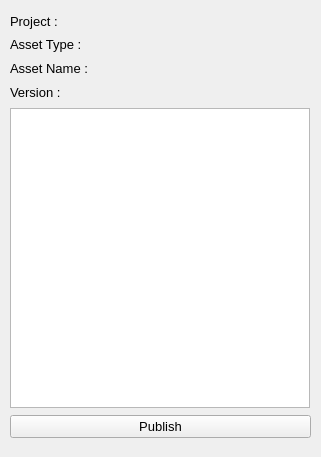
<?xml version="1.0" encoding="UTF-8"?>
<ui version="4.0">
 <class>Form</class>
 <widget class="QWidget" name="Form">
  <property name="windowModality">
   <enum>Qt::WindowModal</enum>
  </property>
  <property name="geometry">
   <rect>
    <x>0</x>
    <y>0</y>
    <width>321</width>
    <height>457</height>
   </rect>
  </property>
  <property name="sizePolicy">
   <sizepolicy hsizetype="Expanding" vsizetype="Expanding">
    <horstretch>0</horstretch>
    <verstretch>0</verstretch>
   </sizepolicy>
  </property>
  <property name="windowTitle">
   <string>Form</string>
  </property>
  <property name="styleSheet">
   <string notr="true"/>
  </property>
  <widget class="QWidget" name="verticalLayoutWidget">
   <property name="geometry">
    <rect>
     <x>10</x>
     <y>10</y>
     <width>301</width>
     <height>431</height>
    </rect>
   </property>
   <layout class="QVBoxLayout" name="verticalLayout_2">
    <item>
     <layout class="QGridLayout" name="gridLayout_2">
      <item row="2" column="0">
       <widget class="QLabel" name="label">
        <property name="sizePolicy">
         <sizepolicy hsizetype="Expanding" vsizetype="Minimum">
          <horstretch>0</horstretch>
          <verstretch>0</verstretch>
         </sizepolicy>
        </property>
        <property name="minimumSize">
         <size>
          <width>50</width>
          <height>18</height>
         </size>
        </property>
        <property name="maximumSize">
         <size>
          <width>150</width>
          <height>18</height>
         </size>
        </property>
        <property name="font">
         <font>
          <family>Cantarell</family>
          <pointsize>10</pointsize>
          <italic>false</italic>
          <bold>false</bold>
         </font>
        </property>
        <property name="styleSheet">
         <string notr="true">font: 10pt &quot;Cantarell&quot;;</string>
        </property>
        <property name="text">
         <string>Asset Name :</string>
        </property>
        <property name="alignment">
         <set>Qt::AlignLeading|Qt::AlignLeft|Qt::AlignVCenter</set>
        </property>
       </widget>
      </item>
      <item row="0" column="0">
       <widget class="QLabel" name="label_5">
        <property name="sizePolicy">
         <sizepolicy hsizetype="Expanding" vsizetype="Minimum">
          <horstretch>0</horstretch>
          <verstretch>0</verstretch>
         </sizepolicy>
        </property>
        <property name="minimumSize">
         <size>
          <width>150</width>
          <height>18</height>
         </size>
        </property>
        <property name="maximumSize">
         <size>
          <width>150</width>
          <height>18</height>
         </size>
        </property>
        <property name="font">
         <font>
          <family>Cantarell</family>
          <pointsize>10</pointsize>
          <italic>false</italic>
          <bold>false</bold>
         </font>
        </property>
        <property name="styleSheet">
         <string notr="true">font: 10pt &quot;Cantarell&quot;;</string>
        </property>
        <property name="text">
         <string>Project :</string>
        </property>
        <property name="alignment">
         <set>Qt::AlignBottom|Qt::AlignLeading|Qt::AlignLeft</set>
        </property>
       </widget>
      </item>
      <item row="1" column="0">
       <widget class="QLabel" name="label_4">
        <property name="sizePolicy">
         <sizepolicy hsizetype="Expanding" vsizetype="Minimum">
          <horstretch>0</horstretch>
          <verstretch>0</verstretch>
         </sizepolicy>
        </property>
        <property name="minimumSize">
         <size>
          <width>50</width>
          <height>18</height>
         </size>
        </property>
        <property name="maximumSize">
         <size>
          <width>150</width>
          <height>18</height>
         </size>
        </property>
        <property name="font">
         <font>
          <family>Cantarell</family>
          <pointsize>10</pointsize>
          <italic>false</italic>
          <bold>false</bold>
         </font>
        </property>
        <property name="styleSheet">
         <string notr="true">font: 10pt &quot;Cantarell&quot;;</string>
        </property>
        <property name="text">
         <string>Asset Type :</string>
        </property>
        <property name="alignment">
         <set>Qt::AlignLeading|Qt::AlignLeft|Qt::AlignVCenter</set>
        </property>
       </widget>
      </item>
      <item row="1" column="1">
       <widget class="QLabel" name="label_asset_type">
        <property name="sizePolicy">
         <sizepolicy hsizetype="Expanding" vsizetype="Preferred">
          <horstretch>0</horstretch>
          <verstretch>0</verstretch>
         </sizepolicy>
        </property>
        <property name="minimumSize">
         <size>
          <width>150</width>
          <height>18</height>
         </size>
        </property>
        <property name="maximumSize">
         <size>
          <width>150</width>
          <height>18</height>
         </size>
        </property>
        <property name="font">
         <font>
          <family>Cantarell</family>
          <pointsize>10</pointsize>
          <italic>false</italic>
          <bold>false</bold>
         </font>
        </property>
        <property name="styleSheet">
         <string notr="true">font: 10pt &quot;Cantarell&quot;;</string>
        </property>
        <property name="text">
         <string/>
        </property>
        <property name="alignment">
         <set>Qt::AlignLeading|Qt::AlignLeft|Qt::AlignVCenter</set>
        </property>
       </widget>
      </item>
      <item row="2" column="1">
       <widget class="QLabel" name="label_assetname">
        <property name="sizePolicy">
         <sizepolicy hsizetype="Expanding" vsizetype="Preferred">
          <horstretch>0</horstretch>
          <verstretch>0</verstretch>
         </sizepolicy>
        </property>
        <property name="minimumSize">
         <size>
          <width>150</width>
          <height>18</height>
         </size>
        </property>
        <property name="maximumSize">
         <size>
          <width>150</width>
          <height>18</height>
         </size>
        </property>
        <property name="font">
         <font>
          <family>Cantarell</family>
          <pointsize>10</pointsize>
          <italic>false</italic>
          <bold>false</bold>
         </font>
        </property>
        <property name="styleSheet">
         <string notr="true">font: 10pt &quot;Cantarell&quot;;</string>
        </property>
        <property name="text">
         <string/>
        </property>
        <property name="alignment">
         <set>Qt::AlignLeading|Qt::AlignLeft|Qt::AlignVCenter</set>
        </property>
       </widget>
      </item>
      <item row="0" column="1">
       <widget class="QLabel" name="label_project">
        <property name="sizePolicy">
         <sizepolicy hsizetype="Expanding" vsizetype="Preferred">
          <horstretch>0</horstretch>
          <verstretch>0</verstretch>
         </sizepolicy>
        </property>
        <property name="minimumSize">
         <size>
          <width>150</width>
          <height>18</height>
         </size>
        </property>
        <property name="maximumSize">
         <size>
          <width>150</width>
          <height>18</height>
         </size>
        </property>
        <property name="font">
         <font>
          <family>Cantarell</family>
          <pointsize>10</pointsize>
          <italic>false</italic>
          <bold>false</bold>
         </font>
        </property>
        <property name="styleSheet">
         <string notr="true">font: 10pt &quot;Cantarell&quot;;</string>
        </property>
        <property name="text">
         <string/>
        </property>
        <property name="alignment">
         <set>Qt::AlignBottom|Qt::AlignLeading|Qt::AlignLeft</set>
        </property>
       </widget>
      </item>
      <item row="3" column="0">
       <widget class="QLabel" name="label_2">
        <property name="sizePolicy">
         <sizepolicy hsizetype="Expanding" vsizetype="Minimum">
          <horstretch>0</horstretch>
          <verstretch>0</verstretch>
         </sizepolicy>
        </property>
        <property name="minimumSize">
         <size>
          <width>50</width>
          <height>18</height>
         </size>
        </property>
        <property name="maximumSize">
         <size>
          <width>150</width>
          <height>18</height>
         </size>
        </property>
        <property name="font">
         <font>
          <family>Cantarell</family>
          <pointsize>10</pointsize>
          <italic>false</italic>
          <bold>false</bold>
         </font>
        </property>
        <property name="styleSheet">
         <string notr="true">font: 10pt &quot;Cantarell&quot;;</string>
        </property>
        <property name="text">
         <string>Version :</string>
        </property>
        <property name="alignment">
         <set>Qt::AlignLeading|Qt::AlignLeft|Qt::AlignVCenter</set>
        </property>
       </widget>
      </item>
      <item row="3" column="1">
       <widget class="QLabel" name="label_version">
        <property name="sizePolicy">
         <sizepolicy hsizetype="Expanding" vsizetype="Preferred">
          <horstretch>0</horstretch>
          <verstretch>0</verstretch>
         </sizepolicy>
        </property>
        <property name="minimumSize">
         <size>
          <width>150</width>
          <height>18</height>
         </size>
        </property>
        <property name="maximumSize">
         <size>
          <width>150</width>
          <height>18</height>
         </size>
        </property>
        <property name="font">
         <font>
          <family>Cantarell</family>
          <pointsize>10</pointsize>
          <italic>false</italic>
          <bold>false</bold>
         </font>
        </property>
        <property name="styleSheet">
         <string notr="true">font: 10pt &quot;Cantarell&quot;;</string>
        </property>
        <property name="text">
         <string/>
        </property>
        <property name="alignment">
         <set>Qt::AlignLeading|Qt::AlignLeft|Qt::AlignVCenter</set>
        </property>
       </widget>
      </item>
     </layout>
    </item>
    <item>
     <widget class="QTextEdit" name="textEdit_comment">
      <property name="sizePolicy">
       <sizepolicy hsizetype="Preferred" vsizetype="Expanding">
        <horstretch>0</horstretch>
        <verstretch>0</verstretch>
       </sizepolicy>
      </property>
      <property name="minimumSize">
       <size>
        <width>300</width>
        <height>300</height>
       </size>
      </property>
      <property name="maximumSize">
       <size>
        <width>300</width>
        <height>300</height>
       </size>
      </property>
      <property name="font">
       <font>
        <family>Cantarell</family>
        <pointsize>10</pointsize>
        <italic>false</italic>
        <bold>false</bold>
       </font>
      </property>
      <property name="styleSheet">
       <string notr="true">font: 10pt &quot;Cantarell&quot;;</string>
      </property>
      <property name="verticalScrollBarPolicy">
       <enum>Qt::ScrollBarAlwaysOff</enum>
      </property>
      <property name="sizeAdjustPolicy">
       <enum>QAbstractScrollArea::AdjustToContents</enum>
      </property>
      <property name="documentTitle">
       <string>AssetPublish</string>
      </property>
      <property name="undoRedoEnabled">
       <bool>false</bool>
      </property>
      <property name="readOnly">
       <bool>true</bool>
      </property>
      <property name="html">
       <string>&lt;!DOCTYPE HTML PUBLIC &quot;-//W3C//DTD HTML 4.0//EN&quot; &quot;http://www.w3.org/TR/REC-html40/strict.dtd&quot;&gt;
&lt;html&gt;&lt;head&gt;&lt;meta name=&quot;qrichtext&quot; content=&quot;1&quot; /&gt;&lt;meta charset=&quot;utf-8&quot; /&gt;&lt;title&gt;AssetPublish&lt;/title&gt;&lt;style type=&quot;text/css&quot;&gt;
p, li { white-space: pre-wrap; }
&lt;/style&gt;&lt;/head&gt;&lt;body style=&quot; font-family:'Cantarell'; font-size:10pt; font-weight:400; font-style:normal;&quot;&gt;
&lt;p align=&quot;center&quot; style=&quot;-qt-paragraph-type:empty; margin-top:0px; margin-bottom:0px; margin-left:0px; margin-right:0px; -qt-block-indent:0; text-indent:0px; font-size:14pt;&quot;&gt;&lt;br /&gt;&lt;/p&gt;&lt;/body&gt;&lt;/html&gt;</string>
      </property>
     </widget>
    </item>
    <item>
     <widget class="QPushButton" name="pushButton_pub">
      <property name="font">
       <font>
        <family>Cantarell</family>
        <pointsize>10</pointsize>
        <italic>false</italic>
        <bold>false</bold>
       </font>
      </property>
      <property name="styleSheet">
       <string notr="true">font: 10pt &quot;Cantarell&quot;;</string>
      </property>
      <property name="text">
       <string>Publish</string>
      </property>
     </widget>
    </item>
   </layout>
  </widget>
 </widget>
 <resources/>
 <connections/>
</ui>
